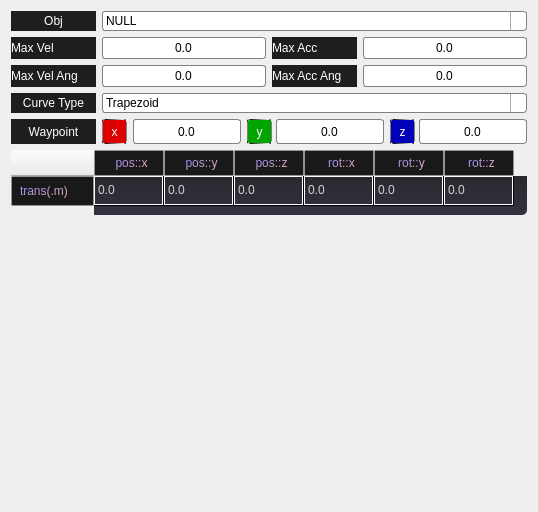
     <widget class="QWidget" name="circle_page">
      <layout class="QVBoxLayout" name="verticalLayout_4">
       <item>
        <layout class="QHBoxLayout" name="circle_obj_layout">
         <item>
          <widget class="QLabel" name="circle_obj_text">
           <property name="sizePolicy">
            <sizepolicy hsizetype="Fixed" vsizetype="Preferred">
             <horstretch>0</horstretch>
             <verstretch>0</verstretch>
            </sizepolicy>
           </property>
           <property name="minimumSize">
            <size>
             <width>85</width>
             <height>0</height>
            </size>
           </property>
           <property name="maximumSize">
            <size>
             <width>75</width>
             <height>16777215</height>
            </size>
           </property>
           <property name="styleSheet">
            <string notr="true">QLabel{
	color:white;
	font: 12pt &quot;Sitka&quot;;
	background-color: rgb(30, 30, 30);
	border: none;
    border-radius: 0px;
}
</string>
           </property>
           <property name="text">
            <string>Obj</string>
           </property>
           <property name="textFormat">
            <enum>Qt::AutoText</enum>
           </property>
           <property name="scaledContents">
            <bool>false</bool>
           </property>
           <property name="alignment">
            <set>Qt::AlignCenter</set>
           </property>
           <property name="wordWrap">
            <bool>true</bool>
           </property>
           <property name="margin">
            <number>0</number>
           </property>
           <property name="indent">
            <number>-1</number>
           </property>
          </widget>
         </item>
         <item>
          <widget class="QComboBox" name="circle_obj_combo">
           <property name="sizePolicy">
            <sizepolicy hsizetype="Expanding" vsizetype="Fixed">
             <horstretch>0</horstretch>
             <verstretch>0</verstretch>
            </sizepolicy>
           </property>
           <property name="styleSheet">
            <string notr="true">
QComboBox {
	font: 9pt &quot;Microsoft YaHei UI&quot;;
	color: black;
    border: 1px solid gray;
    border-radius: 3px;
    padding: 1px 18px 1px 3px;
    min-width: 6em;
}

QComboBox:editable {
    background: white;
	
}

QComboBox:!editable, QComboBox::drop-down:editable {  
     background: qlineargradient(x1: 0, y1: 0, x2: 0, y2: 1,
                                 stop: 0 #E1E1E1, stop: 0.4 #DDDDDD,
                                 stop: 0.5 #D8D8D8, stop: 1.0 #D3D3D3);
}

/* QComboBox gets the &quot;on&quot; state when the popup is open */
QComboBox:!editable:on, QComboBox::drop-down:editable:on {
    background: qlineargradient(x1: 0, y1: 0, x2: 0, y2: 1,
                                stop: 0 #D3D3D3, stop: 0.4 #D8D8D8,
                                stop: 0.5 #DDDDDD, stop: 1.0 #E1E1E1);
}

QComboBox:on { /* shift the text when the popup opens */
    padding-top: 3px;
    padding-left: 4px;
}

QComboBox::drop-down {
    subcontrol-origin: padding;
    subcontrol-position: top right;
    width: 15px;

    border-left-width: 1px;
    border-left-color: darkgray;
    border-left-style: solid;			 /* just a single line */
    border-top-right-radius:3px;	 /* same radius as the QComboBox */
    border-bottom-right-radius: 3px;
}

QComboBox::down-arrow {
   image:url(:/16x16/downarrow16x16.png)
}

QComboBox::down-arrow:on { /* shift the arrow when popup is open */
    top: 1px;
    left: 1px;
}

QComboBox QAbstractItemView {
	 border-radius: 3px;
	 background: qlineargradient(x1: 0, y1: 0, x2: 0, y2: 1,
                                 stop: 0 #E1E1E1, stop: 0.4 #DDDDDD,
                                 stop: 0.5 #D8D8D8, stop: 1.0 #D3D3D3);
    border: 1px solid darkgray;
    selection-background-color: lightgray;
}</string>
           </property>
           <item>
            <property name="text">
             <string>NULL</string>
            </property>
           </item>
           <item>
            <property name="text">
             <string>Left</string>
            </property>
           </item>
           <item>
            <property name="text">
             <string>Right</string>
            </property>
           </item>
          </widget>
         </item>
        </layout>
       </item>
       <item>
        <layout class="QHBoxLayout" name="circle_val_config_layout">
         <item>
          <layout class="QHBoxLayout" name="circle_vel_layout">
           <item>
            <widget class="QLabel" name="circle_vel_text">
             <property name="minimumSize">
              <size>
               <width>85</width>
               <height>0</height>
              </size>
             </property>
             <property name="sizeIncrement">
              <size>
               <width>75</width>
               <height>0</height>
              </size>
             </property>
             <property name="styleSheet">
              <string notr="true">QLabel{
	color:white;
	font: 12pt &quot;Sitka&quot;;
	background-color: rgb(30, 30, 30);
	border: none;
    border-radius: 0px;
}
</string>
             </property>
             <property name="text">
              <string>Max Vel</string>
             </property>
            </widget>
           </item>
           <item>
            <widget class="QLineEdit" name="circle_vel_val">
             <property name="minimumSize">
              <size>
               <width>0</width>
               <height>22</height>
              </size>
             </property>
             <property name="styleSheet">
              <string notr="true">QLineEdit{
font:  9pt &quot;Cascadia Code&quot;;
color: black;
background: qlineargradient(x1: 0, y1: 0, x2: 0, y2: 1,
                                 stop: 0 #E1E1E1, stop: 0.4 #DDDDDD,
                                 stop: 0.5 #D8D8D8, stop: 1.0 #D3D3D3);
border: 1px solid gray;
border-radius: 3px;
}</string>
             </property>
             <property name="text">
              <string>0.0</string>
             </property>
             <property name="alignment">
              <set>Qt::AlignCenter</set>
             </property>
            </widget>
           </item>
          </layout>
         </item>
         <item>
          <layout class="QHBoxLayout" name="circle_acc_layout">
           <item>
            <widget class="QLabel" name="circle_acc_text">
             <property name="minimumSize">
              <size>
               <width>85</width>
               <height>0</height>
              </size>
             </property>
             <property name="sizeIncrement">
              <size>
               <width>75</width>
               <height>0</height>
              </size>
             </property>
             <property name="styleSheet">
              <string notr="true">QLabel{
	color:white;
	font: 12pt &quot;Sitka&quot;;
	background-color: rgb(30, 30, 30);
	border: none;
    border-radius: 0px;
}
</string>
             </property>
             <property name="text">
              <string>Max Acc</string>
             </property>
            </widget>
           </item>
           <item>
            <widget class="QLineEdit" name="circle_acc_val">
             <property name="minimumSize">
              <size>
               <width>0</width>
               <height>22</height>
              </size>
             </property>
             <property name="styleSheet">
              <string notr="true">QLineEdit{
font:  9pt &quot;Cascadia Code&quot;;
color: black;
background: qlineargradient(x1: 0, y1: 0, x2: 0, y2: 1,
                                 stop: 0 #E1E1E1, stop: 0.4 #DDDDDD,
                                 stop: 0.5 #D8D8D8, stop: 1.0 #D3D3D3);
border: 1px solid gray;
border-radius: 3px;
}</string>
             </property>
             <property name="text">
              <string>0.0</string>
             </property>
             <property name="alignment">
              <set>Qt::AlignCenter</set>
             </property>
            </widget>
           </item>
          </layout>
         </item>
        </layout>
       </item>
       <item>
        <layout class="QHBoxLayout" name="cir_ang_config_layout">
         <item>
          <layout class="QHBoxLayout" name="cir_ang_vel">
           <item>
            <widget class="QLabel" name="cir_ang_vel_text">
             <property name="minimumSize">
              <size>
               <width>85</width>
               <height>0</height>
              </size>
             </property>
             <property name="sizeIncrement">
              <size>
               <width>75</width>
               <height>0</height>
              </size>
             </property>
             <property name="styleSheet">
              <string notr="true">QLabel{
	color:white;
	font: 12pt &quot;Sitka&quot;;
	background-color: rgb(30, 30, 30);
	border: none;
    border-radius: 0px;
}
</string>
             </property>
             <property name="text">
              <string>Max Vel Ang</string>
             </property>
            </widget>
           </item>
           <item>
            <widget class="QLineEdit" name="cir_ang_vel_val">
             <property name="minimumSize">
              <size>
               <width>0</width>
               <height>22</height>
              </size>
             </property>
             <property name="styleSheet">
              <string notr="true">QLineEdit{
font:  9pt &quot;Cascadia Code&quot;;
color: black;
background: qlineargradient(x1: 0, y1: 0, x2: 0, y2: 1,
                                 stop: 0 #E1E1E1, stop: 0.4 #DDDDDD,
                                 stop: 0.5 #D8D8D8, stop: 1.0 #D3D3D3);
border: 1px solid gray;
border-radius: 3px;
}</string>
             </property>
             <property name="text">
              <string>0.0</string>
             </property>
             <property name="alignment">
              <set>Qt::AlignCenter</set>
             </property>
            </widget>
           </item>
          </layout>
         </item>
         <item>
          <layout class="QHBoxLayout" name="cir_ang_acc">
           <item>
            <widget class="QLabel" name="cir_ang_acc_text">
             <property name="minimumSize">
              <size>
               <width>85</width>
               <height>0</height>
              </size>
             </property>
             <property name="sizeIncrement">
              <size>
               <width>75</width>
               <height>0</height>
              </size>
             </property>
             <property name="styleSheet">
              <string notr="true">QLabel{
	color:white;
	font: 12pt &quot;Sitka&quot;;
	background-color: rgb(30, 30, 30);
	border: none;
    border-radius: 0px;
}
</string>
             </property>
             <property name="text">
              <string>Max Acc Ang</string>
             </property>
            </widget>
           </item>
           <item>
            <widget class="QLineEdit" name="cir_ang_acc_val">
             <property name="minimumSize">
              <size>
               <width>0</width>
               <height>22</height>
              </size>
             </property>
             <property name="styleSheet">
              <string notr="true">QLineEdit{
font:  9pt &quot;Cascadia Code&quot;;
color: black;
background: qlineargradient(x1: 0, y1: 0, x2: 0, y2: 1,
                                 stop: 0 #E1E1E1, stop: 0.4 #DDDDDD,
                                 stop: 0.5 #D8D8D8, stop: 1.0 #D3D3D3);
border: 1px solid gray;
border-radius: 3px;
}</string>
             </property>
             <property name="text">
              <string>0.0</string>
             </property>
             <property name="alignment">
              <set>Qt::AlignCenter</set>
             </property>
            </widget>
           </item>
          </layout>
         </item>
        </layout>
       </item>
       <item>
        <layout class="QHBoxLayout" name="circle_curve_layout">
         <item>
          <widget class="QLabel" name="circle_curve_text">
           <property name="sizePolicy">
            <sizepolicy hsizetype="Fixed" vsizetype="Preferred">
             <horstretch>0</horstretch>
             <verstretch>0</verstretch>
            </sizepolicy>
           </property>
           <property name="minimumSize">
            <size>
             <width>85</width>
             <height>0</height>
            </size>
           </property>
           <property name="maximumSize">
            <size>
             <width>75</width>
             <height>16777215</height>
            </size>
           </property>
           <property name="styleSheet">
            <string notr="true">QLabel{
	color:white;
	font: 12pt &quot;Sitka&quot;;
	background-color: rgb(30, 30, 30);
	border: none;
    border-radius: 0px;
}
</string>
           </property>
           <property name="text">
            <string>Curve Type</string>
           </property>
           <property name="textFormat">
            <enum>Qt::AutoText</enum>
           </property>
           <property name="scaledContents">
            <bool>false</bool>
           </property>
           <property name="alignment">
            <set>Qt::AlignCenter</set>
           </property>
           <property name="wordWrap">
            <bool>true</bool>
           </property>
           <property name="margin">
            <number>0</number>
           </property>
           <property name="indent">
            <number>-1</number>
           </property>
          </widget>
         </item>
         <item>
          <widget class="QComboBox" name="circle_curve_combo">
           <property name="sizePolicy">
            <sizepolicy hsizetype="Expanding" vsizetype="Fixed">
             <horstretch>0</horstretch>
             <verstretch>0</verstretch>
            </sizepolicy>
           </property>
           <property name="styleSheet">
            <string notr="true">
QComboBox {
	font: 9pt &quot;Microsoft YaHei UI&quot;;
	color: black;
    border: 1px solid gray;
    border-radius: 3px;
    padding: 1px 18px 1px 3px;
    min-width: 6em;
}

QComboBox:editable {
    background: white;
}

QComboBox:!editable, QComboBox::drop-down:editable {
     
	 
     background: qlineargradient(x1: 0, y1: 0, x2: 0, y2: 1,
                                 stop: 0 #E1E1E1, stop: 0.4 #DDDDDD,
                                 stop: 0.5 #D8D8D8, stop: 1.0 #D3D3D3);
}

/* QComboBox gets the &quot;on&quot; state when the popup is open */
QComboBox:!editable:on, QComboBox::drop-down:editable:on {
    background: qlineargradient(x1: 0, y1: 0, x2: 0, y2: 1,
                                stop: 0 #D3D3D3, stop: 0.4 #D8D8D8,
                                stop: 0.5 #DDDDDD, stop: 1.0 #E1E1E1);
}

QComboBox:on { /* shift the text when the popup opens */
    padding-top: 3px;
    padding-left: 4px;
}

QComboBox::drop-down {
    subcontrol-origin: padding;
    subcontrol-position: top right;
    width: 15px;

    border-left-width: 1px;
    border-left-color: darkgray;
    border-left-style: solid; /* just a single line */
    border-top-right-radius: 3px; /* same radius as the QComboBox */
    border-bottom-right-radius: 3px;
}

QComboBox::down-arrow {
   image:url(:/16x16/downarrow16x16.png)
}

QComboBox::down-arrow:on { /* shift the arrow when popup is open */
    top: 1px;
    left: 1px;
}

QComboBox QAbstractItemView {
	 border-radius: 3px;
	 background: qlineargradient(x1: 0, y1: 0, x2: 0, y2: 1,
                                 stop: 0 #E1E1E1, stop: 0.4 #DDDDDD,
                                 stop: 0.5 #D8D8D8, stop: 1.0 #D3D3D3);
    border: 2px solid darkgray;
    selection-background-color: lightgray;
}</string>
           </property>
           <item>
            <property name="text">
             <string>Trapezoid</string>
            </property>
           </item>
           <item>
            <property name="text">
             <string>Simple</string>
            </property>
           </item>
           <item>
            <property name="text">
             <string>Quadratic</string>
            </property>
           </item>
           <item>
            <property name="text">
             <string>Cubic</string>
            </property>
           </item>
           <item>
            <property name="text">
             <string>Quintic</string>
            </property>
           </item>
          </widget>
         </item>
        </layout>
       </item>
       <item>
        <layout class="QHBoxLayout" name="waypoint_layout">
         <item>
          <widget class="QLabel" name="waypoint_text">
           <property name="sizePolicy">
            <sizepolicy hsizetype="Fixed" vsizetype="Preferred">
             <horstretch>0</horstretch>
             <verstretch>0</verstretch>
            </sizepolicy>
           </property>
           <property name="minimumSize">
            <size>
             <width>85</width>
             <height>0</height>
            </size>
           </property>
           <property name="maximumSize">
            <size>
             <width>75</width>
             <height>16777215</height>
            </size>
           </property>
           <property name="styleSheet">
            <string notr="true">QLabel{
	color:white;
	font: 12pt &quot;Sitka&quot;;
	background-color: rgb(30, 30, 30);
	border: none;
    border-radius: 0px;
}
</string>
           </property>
           <property name="text">
            <string>Waypoint</string>
           </property>
           <property name="textFormat">
            <enum>Qt::AutoText</enum>
           </property>
           <property name="scaledContents">
            <bool>false</bool>
           </property>
           <property name="alignment">
            <set>Qt::AlignCenter</set>
           </property>
           <property name="wordWrap">
            <bool>true</bool>
           </property>
           <property name="margin">
            <number>0</number>
           </property>
           <property name="indent">
            <number>-1</number>
           </property>
          </widget>
         </item>
         <item>
          <layout class="QHBoxLayout" name="circle_pos_layout">
           <item>
            <layout class="QHBoxLayout" name="cir_pos_x">
             <item>
              <widget class="QLabel" name="cir_pos_x_label">
               <property name="sizePolicy">
                <sizepolicy hsizetype="Maximum" vsizetype="Fixed">
                 <horstretch>0</horstretch>
                 <verstretch>0</verstretch>
                </sizepolicy>
               </property>
               <property name="minimumSize">
                <size>
                 <width>25</width>
                 <height>25</height>
                </size>
               </property>
               <property name="maximumSize">
                <size>
                 <width>25</width>
                 <height>25</height>
                </size>
               </property>
               <property name="font">
                <font>
                 <pointsize>9</pointsize>
                 <italic>false</italic>
                 <bold>false</bold>
                </font>
               </property>
               <property name="styleSheet">
                <string notr="true">QLabel{
	color:white;
	background-color: rgb(220, 0, 0);
	border:1px solid;
	border-radius: 2px;
	border-color: qlineargradient(spread:pad, x1:0, y1:0, x2:1, y2:0, stop:0 rgba(0, 0, 0, 255), stop:1 rgba(255, 255, 255, 255));
	padding: -3 -2px;
}
</string>
               </property>
               <property name="text">
                <string>x</string>
               </property>
               <property name="alignment">
                <set>Qt::AlignCenter</set>
               </property>
              </widget>
             </item>
             <item>
              <widget class="QLineEdit" name="cir_pos_x_val">
               <property name="sizePolicy">
                <sizepolicy hsizetype="Expanding" vsizetype="Minimum">
                 <horstretch>0</horstretch>
                 <verstretch>0</verstretch>
                </sizepolicy>
               </property>
               <property name="minimumSize">
                <size>
                 <width>0</width>
                 <height>0</height>
                </size>
               </property>
               <property name="maximumSize">
                <size>
                 <width>16777215</width>
                 <height>25</height>
                </size>
               </property>
               <property name="styleSheet">
                <string notr="true">QLineEdit{
font:  9pt &quot;Cascadia Code&quot;;
color: black;
background: qlineargradient(x1: 0, y1: 0, x2: 0, y2: 1,
                                 stop: 0 #E1E1E1, stop: 0.4 #DDDDDD,
                                 stop: 0.5 #D8D8D8, stop: 1.0 #D3D3D3);
border: 1px solid gray;
border-radius: 3px;
}</string>
               </property>
               <property name="text">
                <string>0.0</string>
               </property>
               <property name="alignment">
                <set>Qt::AlignCenter</set>
               </property>
              </widget>
             </item>
            </layout>
           </item>
           <item>
            <layout class="QHBoxLayout" name="cir_pos_y">
             <property name="spacing">
              <number>4</number>
             </property>
             <item>
              <widget class="QLabel" name="cir_pos_y_label">
               <property name="sizePolicy">
                <sizepolicy hsizetype="Maximum" vsizetype="Fixed">
                 <horstretch>0</horstretch>
                 <verstretch>0</verstretch>
                </sizepolicy>
               </property>
               <property name="minimumSize">
                <size>
                 <width>25</width>
                 <height>25</height>
                </size>
               </property>
               <property name="maximumSize">
                <size>
                 <width>25</width>
                 <height>25</height>
                </size>
               </property>
               <property name="font">
                <font>
                 <pointsize>9</pointsize>
                 <italic>false</italic>
                 <bold>false</bold>
                </font>
               </property>
               <property name="styleSheet">
                <string notr="true">QLabel{
	color:white;
	background-color: rgb(0, 165, 0);
	border:1px solid;
	border-radius: 2px;
	border-color: qlineargradient(spread:pad, x1:0, y1:0, x2:1, y2:0, stop:0 rgba(0, 0, 0, 255), stop:1 rgba(255, 255, 255, 255));
	padding: -3 -2px;
}
</string>
               </property>
               <property name="text">
                <string>y</string>
               </property>
               <property name="alignment">
                <set>Qt::AlignCenter</set>
               </property>
              </widget>
             </item>
             <item>
              <widget class="QLineEdit" name="cir_pos_y_val">
               <property name="sizePolicy">
                <sizepolicy hsizetype="Expanding" vsizetype="Minimum">
                 <horstretch>0</horstretch>
                 <verstretch>0</verstretch>
                </sizepolicy>
               </property>
               <property name="minimumSize">
                <size>
                 <width>0</width>
                 <height>25</height>
                </size>
               </property>
               <property name="maximumSize">
                <size>
                 <width>16777215</width>
                 <height>25</height>
                </size>
               </property>
               <property name="styleSheet">
                <string notr="true">QLineEdit{
font:  9pt &quot;Cascadia Code&quot;;
color: black;
background: qlineargradient(x1: 0, y1: 0, x2: 0, y2: 1,
                                 stop: 0 #E1E1E1, stop: 0.4 #DDDDDD,
                                 stop: 0.5 #D8D8D8, stop: 1.0 #D3D3D3);
border: 1px solid gray;
border-radius: 3px;
}</string>
               </property>
               <property name="text">
                <string>0.0</string>
               </property>
               <property name="alignment">
                <set>Qt::AlignCenter</set>
               </property>
              </widget>
             </item>
            </layout>
           </item>
           <item>
            <layout class="QHBoxLayout" name="cir_pos_z">
             <property name="spacing">
              <number>4</number>
             </property>
             <item>
              <widget class="QLabel" name="cir_pos_z_label">
               <property name="sizePolicy">
                <sizepolicy hsizetype="Maximum" vsizetype="Fixed">
                 <horstretch>0</horstretch>
                 <verstretch>0</verstretch>
                </sizepolicy>
               </property>
               <property name="minimumSize">
                <size>
                 <width>25</width>
                 <height>25</height>
                </size>
               </property>
               <property name="maximumSize">
                <size>
                 <width>25</width>
                 <height>25</height>
                </size>
               </property>
               <property name="font">
                <font>
                 <pointsize>9</pointsize>
                 <italic>false</italic>
                 <bold>false</bold>
                </font>
               </property>
               <property name="styleSheet">
                <string notr="true">QLabel{
	color:white;
	background-color: rgb(0, 0, 185);
	border:1px solid;
	border-radius: 2px;
	border-color: qlineargradient(spread:pad, x1:0, y1:0, x2:1, y2:0, stop:0 rgba(0, 0, 0, 255), stop:1 rgba(255, 255, 255, 255));
	padding: -3 -2px;
}
</string>
               </property>
               <property name="text">
                <string>z</string>
               </property>
               <property name="alignment">
                <set>Qt::AlignCenter</set>
               </property>
              </widget>
             </item>
             <item>
              <widget class="QLineEdit" name="cir_pos_z_val">
               <property name="sizePolicy">
                <sizepolicy hsizetype="Expanding" vsizetype="Minimum">
                 <horstretch>0</horstretch>
                 <verstretch>0</verstretch>
                </sizepolicy>
               </property>
               <property name="minimumSize">
                <size>
                 <width>0</width>
                 <height>25</height>
                </size>
               </property>
               <property name="maximumSize">
                <size>
                 <width>16777215</width>
                 <height>25</height>
                </size>
               </property>
               <property name="styleSheet">
                <string notr="true">QLineEdit{
font:  9pt &quot;Cascadia Code&quot;;
color: black;
background: qlineargradient(x1: 0, y1: 0, x2: 0, y2: 1,
                                 stop: 0 #E1E1E1, stop: 0.4 #DDDDDD,
                                 stop: 0.5 #D8D8D8, stop: 1.0 #D3D3D3);
border: 1px solid gray;
border-radius: 3px;
}</string>
               </property>
               <property name="text">
                <string>0.0</string>
               </property>
               <property name="alignment">
                <set>Qt::AlignCenter</set>
               </property>
              </widget>
             </item>
            </layout>
           </item>
          </layout>
         </item>
        </layout>
       </item>
       <item>
        <widget class="QTableWidget" name="cir_cspace_table">
         <property name="maximumSize">
          <size>
           <width>16777215</width>
           <height>65</height>
          </size>
         </property>
         <property name="styleSheet">
          <string notr="true">QWidget{
	border-radius:5px;
}
QHeaderView::section{
	font: 12pt &quot;Sitka&quot;;
	color: qlineargradient(spread:pad, x1:0, y1:0, x2:1, y2:1, stop:0 rgba(125, 135, 255, 255), stop:1 rgba(255, 175, 175, 255));
	background-color: rgb(25, 25, 25);
	border: 1px ridge  rgba(155, 155, 155, 150);
	min-width:70px;
	padding: 3px 3px 3px 8px;
}
QTableView{	
	color: white;
	background-color: qlineargradient(spread:pad, x1:0, y1:0, x2:0, y2:1, stop:0 rgba(35, 35, 35, 255), stop:1 rgba(50, 50, 65, 255));
	
}

QTableView::item{
	font: 9pt &quot;微软雅黑&quot;;
	color: lightgrey;
	border:1px solid white;
	text-align:center center;
}

QTableView::item::hover{
	font: 9pt &quot;微软雅黑&quot;;
	background: qlineargradient(x1: 0, y1: 0, x2: 1, y2: 0, stop:1 #333377, stop: 0 #995599);
	text-align:right;
}

QTableView::item::selected {
	
	background: qlineargradient(x1: 0, y1: 0, x2: 1, y2: 0, stop:0 #559977, stop: 1 #224455);
	color: rgb(255, 230, 20);
}

QTreeView::item:selected:active{
	font: bold 12pt &quot;微软雅黑&quot;;
    background: qlineargradient(x1: 0, y1: 0, x2: 0, y2: 1, stop: 0 #6ea1f1, stop: 1 #567dbc);
}
</string>
         </property>
         <attribute name="horizontalHeaderMinimumSectionSize">
          <number>50</number>
         </attribute>
         <attribute name="horizontalHeaderDefaultSectionSize">
          <number>70</number>
         </attribute>
         <attribute name="verticalHeaderMinimumSectionSize">
          <number>30</number>
         </attribute>
         <row>
          <property name="text">
           <string>trans(.m)</string>
          </property>
         </row>
         <column>
          <property name="text">
           <string>pos::x</string>
          </property>
         </column>
         <column>
          <property name="text">
           <string>pos::y</string>
          </property>
         </column>
         <column>
          <property name="text">
           <string>pos::z</string>
          </property>
         </column>
         <column>
          <property name="text">
           <string>rot::x</string>
          </property>
         </column>
         <column>
          <property name="text">
           <string>rot::y</string>
          </property>
         </column>
         <column>
          <property name="text">
           <string>rot::z</string>
          </property>
         </column>
         <item row="0" column="0">
          <property name="text">
           <string>0.0</string>
          </property>
         </item>
         <item row="0" column="1">
          <property name="text">
           <string>0.0</string>
          </property>
         </item>
         <item row="0" column="2">
          <property name="text">
           <string>0.0</string>
          </property>
         </item>
         <item row="0" column="3">
          <property name="text">
           <string>0.0</string>
          </property>
         </item>
         <item row="0" column="4">
          <property name="text">
           <string>0.0</string>
          </property>
         </item>
         <item row="0" column="5">
          <property name="text">
           <string>0.0</string>
          </property>
         </item>
        </widget>
       </item>
       <item>
        <spacer name="verticalSpacer_5">
         <property name="orientation">
          <enum>Qt::Vertical</enum>
         </property>
         <property name="sizeHint" stdset="0">
          <size>
           <width>20</width>
           <height>286</height>
          </size>
         </property>
        </spacer>
       </item>
      </layout>
     </widget>
